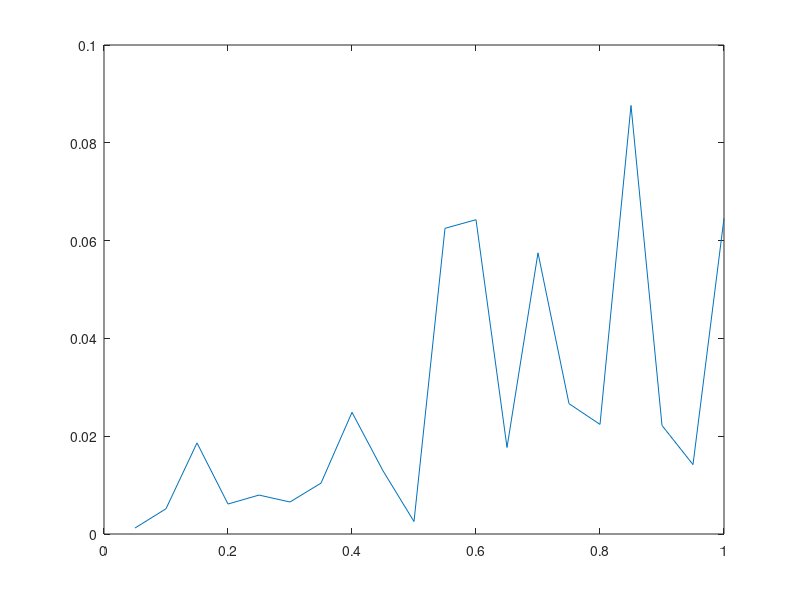

The MATLAB script that drew this image:
clear all
rng(1);
lambda = 0.2;
N = 20;

w2 = 0;
for i = 1:1:N,
    w2 = w2+exp(-lambda*(i-1));
end
h3 = zeros(1,N);
for i = 1:1:N,
    h3(i) = (exp(-lambda*(i-1)))/(w2);
end
h3 = h3'; %EMA Filter
h3 = fliplr(h3);

sigmas = length(0.05:0.05:1);

d = zeros(1,sigmas)';
    
for u = 0.05:0.05:1
    v = ones(N,1);

    v = v+randn(N,1)*u;

    q = zeros(N,1);

    a = 0;
    for i = 1:1:N,
        v = [v(i:N);q(1:i-1)];
        for e = 1:1:N-1
            a = a + (h3(e)*v(N-e));
        end
        q(i) = a;
        a = 0;
    end
    d(floor(u*sigmas))=(norm(q-ones(N,1),2))/(N);
end
plot(0.05:0.05:1,d)